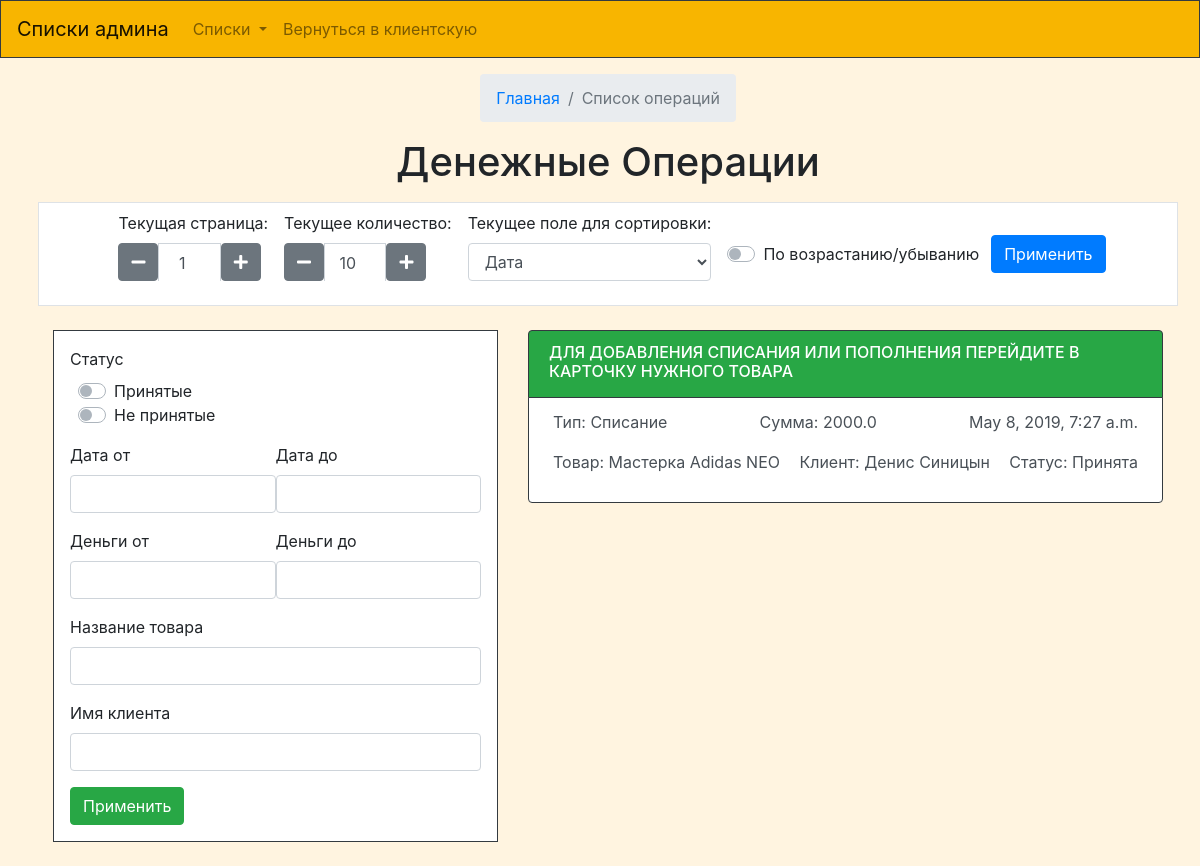
The app's page /admpaid/ (signed in) with its own data.
### firstapp/models.py (models this page shows)
class AddPaid(models.Model):
    status = models.BooleanField()
    plusminus = models.BooleanField()
    person = models.ForeignKey(Person, on_delete = models.CASCADE)
    date = models.DateTimeField()
    money = models.FloatField()
    tovPer = models.ForeignKey(TovarPerson, on_delete=models.SET_NULL, null=True)

### firstapp/views.py (the view)
# urls.py: path('admpaid/', views.AdmPaid),
def AdmPaid(req):
    if not req.user.is_authenticated:
        return HttpResponseRedirect('/auto/')
    if req.user.person.Status != "Админ":
        return HttpResponseRedirect('/main/')
    obr = Paid(req)
    dann = obr.GetPaid()
    return  render(req,"Bot_spispok-paid.html", context=dann)

### firstapp/form.py
class FilterPadiForm(forms.Form):
    prynatie = forms.BooleanField(widget=forms.CheckboxInput(), required=False)
    neprynatie = forms.BooleanField(widget=forms.CheckboxInput(), required=False)
    plusminus = forms.ChoiceField(label="Тип", choices=((True,"Пополнение"),(False,"Списание")), required=False)
    datemin = forms.DateTimeField(label="Дата от", required=False)
    datemax = forms.DateTimeField(label="Дата до", required=False)
    moneymin = forms.DateTimeField(label="Сумма от", required=False)
    moneymax = forms.DateTimeField(label="Сумма до", required=False)
    tovar = forms.CharField(label="Название товара", required=False)
    client = forms.CharField(label="Клиент", required=False)

class SortOperations(forms.Form):
    sort = forms.ChoiceField(required=True, choices=(('date', 'Дата'),('money','Сумма'),('plusminus','Тип')))
    sortingType = forms.BooleanField(required=False, widget=forms.CheckboxInput())
    str = forms.IntegerField(initial=1, min_value=1, widget=forms.NumberInput(attrs={'value': '1'}))
    kolich = forms.IntegerField(initial=10, min_value=1, widget=forms.NumberInput(attrs={'value': '10'}))

### firstapp/Shifr.py (called while the page is built)
    def ProverZnackMass(self, *args, slov={}):
        mass = []
        for ar in args:
            if slov.get(ar.znack) == ar.proverka:
                mass.append(ar.value)
        return mass

    def ProverkaMass (self, *args, slov={},Vozvrat = True, err = []):
        mass = []
        for ar in args:
            test = True
            for zna in err:
                if slov.get(ar.Value) == zna:
                    test = False
            if test == True:
                mass.append(slov.get(ar.Value))
            if test == False and Vozvrat == True:
                mass.append(ar.Ret)
        return mass

### firstapp/views_Obr.py (called while the page is built)
    def GetPaid(self):
        form = FilterPadiForm(self.req.GET)
        sotrForm = SortOperations(self.req.GET)
        dann = self.ObrParamets()
        paid = self.oper.GetOperationsMinus(str=dann.get('str',1)-1, kolich=dann.get('kolich',10), sorting=dann.get('sorting','date'), sortingType=dann.get('sorttype',False),
                                            status=dann.get('status',None), plusminus=dann.get('plusminus',None), date=dann.get('date',None),
                                            tovar=dann.get('tovar',None), person=dann.get('client',None), money=dann.get('money',None), slovar=True)
        return {"form": form, "paid": paid, 'formsort':sotrForm, 'zapros':self.req.GET}

### templates/Bot_spispok-paid.html (shortened to what this page needs)
{% extends "Bot_base.html" %}
{% load staticfiles %}
{% load widget_tweaks %}
{% block main %}
<div class="ml-3 mt-3 d-flex flex-column align-items-center">
    <nav aria-label="breadcrumb">
        <ol class="breadcrumb">
            <li class="breadcrumb-item"><a href="#">Главная</a></li>
            <li class="breadcrumb-item active" aria-current="page">Список операций </li>
        </ol>
    </nav>
    <h1 class="mb-3">Денежные Операции</h1>
	<form action="/admpaid/" method="GET">
				<div class="d-flex bg-white border mb-4 p-2 justify-content-center align-items-center">
					<div class="form-group ml-2 mr-2">
                        <label for="id_str" >Текущая страница: {{zapros.str}}</label>
						<div class='btn-spn btn-spn-lg input-group'>
						  <span class='input-group-btn'>
							<button
							  class='btn btn-secondary btn-spn-down'
							  type='button'><i class="fa fa-minus"></i></button>
						  </span>
						  {{formsort.str|add_class:"btn-spn-input form-control text-center"}}
						  <span class='input-group-btn'>
							<button
							  class='btn btn-secondary btn-spn-up'
							  type='button'><i class="fa fa-plus"></i></button>
						  </span>
						</div>
					</div>
					<div class="form-group ml-2 mr-2">
                        <label for="id_kolich" >Текущее количество: {{zapros.kolich}}</label>
						<div class='btn-spn btn-spn-lg input-group'>
						  <span class='input-group-btn'>
							<button
							  class='btn btn-secondary btn-spn-down'
							  type='button'><i class="fa fa-minus"></i></button>
						  </span>
						  {{formsort.kolich|add_class:"btn-spn-input form-control text-center"}}
						  <span class='input-group-btn'>
							<button
							  class='btn btn-secondary btn-spn-up'
							  type='button'><i class="fa fa-plus"></i></button>
						  </span>
						</div>
					</div>
                    <div class="form-group ml-2 mr-2">
                        <label for="id_sort" >Текущее поле для сортировки: {{zapros.sort}}</label>
                        {{formsort.sort|add_class:"form-control"}}
                    </div>
                    <div class="custom-control ml-2 mr-2 custom-switch">
						 <label class="custom-control-label" for="id_sortingType">По возрастанию/убыванию</label>
                    </div>
                    <div class="d-flex ml-1 flex-column">
                        <button type="submit" class="btn btn-primary mt-1 mb-1">Применить</button>
                    </div>
				</div>
    <div class="container">
        <div class="row justify-content-center">
            <div class=" mb-4 col-xl-5 col-lg-5 ">
                <div class=" border p-3 border border-dark bg-white">
						<div class="form-group">
							<label >Статус</label>
								<div class="custom-control ml-2 mr-2 custom-switch">
									 <label class="custom-control-label" for="id_prynatie">Принятые</label>
								</div>
								<div class="custom-control ml-2 mr-2 custom-switch">
									 <label class="custom-control-label" for="id_neprynatie">Не принятые</label>
								</div>
						</div>
						<div class="d-flex ">
							<div class="form-group">
								<label >Дата от</label>
									{{form.datemin|add_class:"form-control"}}
							</div>
							<div class="form-group">
								<label >Дата до</label>
									{{form.datemax|add_class:"form-control"}}
							</div>
						</div>
						<div class="d-flex ">
						<div class="form-group">
							<label >Деньги от</label>
								{{form.moneymin|add_class:"form-control"}}
						</div>
						<div class="form-group">
							<label >Деньги до</label>
								{{form.moneymax|add_class:"form-control"}}
						</div>
						</div>
						<div class="form-group">
							<label >Название товара</label>
								{{form.tovar|add_class:"form-control"}}
						</div>
						<div class="form-group">
							<label >Имя клиента</label>
								{{form.client|add_class:"form-control"}}
						</div>
						<button class="btn btn-success" type="sumbit"> Применить </button>
                    </form>
                </div>
            <div class="col-xl-7 col-lg-7 ">
                <div class="list-group ">
                    <a  class="list-group-item list-group-item-action flex-column align-items-start bg-success border border-dark">
                        <div class="d-flex w-100">
                            <h6 class="mb-1 text-uppercase text-white"> Для добавления списания или пополнения перейдите в карточку нужного товара</h6>
                        </div>
                    </a>
					{% for pa in paid %}
                <a href="/admpaid/{{pa.id}}" class="list-group-item list-group-item-action flex-column align-items-start border border-dark">
                    <div class="d-flex w-100 justify-content-between">
						{% if pa.plusminus == True %}
						<p class="mr-1 ml-1">Тип: Пополнение</p>
						{% else %}
						<p class="mr-1 ml-1">Тип: Списание</p>
						{% endif %}
						<p class="mr-1 ml-1">Сумма: {{pa.money}}</p>
                        <p class="mr-1 ml-1">{{pa.date}}</p>
                    </div>
					<div class="d-flex w-100 justify-content-between">
						{% if pa.tovPer__VidArendiTovars__tovar__name == None %}
						{% else %}
						<p class="mr-1 ml-1">Товар: {{pa.tovPer__VidArendiTovars__tovar__name}}</p>
						{% endif %}
                        <p class="mr-1 ml-1">Клиент: {{pa.person__name}}</p>
						{% if pa.status == True %}
                        <p class="mr-1 ml-1">Статус: Принята</p>
						{% else %}
						<p class="mr-1 ml-1">Статус: Отклонена</p>
						{% endif %}
					</div>
                </a>
					{% endfor %}
                </div>
            </div>
{% endblock %}
{% block js %}
<link rel="stylesheet" type="text/css" href="{% static "numberbootstrap/kss.css" %}"/ >
 <link href="https://unpkg.com/gijgo@1.9.13/css/gijgo.min.css" rel="stylesheet" type="text/css" />
{% endblock %}

### records on screen
AddPaid: plusminus "Тип: Списание", money "2000.0", date "May 8, 2019, 7:27 a.m.", tovPer__VidArendiTovars__tovar__name "Мастерка Adidas NEO", person__name "Денис Синицын", status "Статус: Принята"
